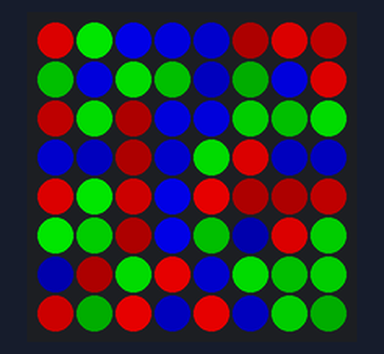
This program was run on a simulated Raspberry Pi (BCM pin numbers) with a Sense HAT. On the bench: the Sense HAT's 8×8 RGB LED matrix. Dim RGB values are drawn brighter than linear; random numbers come from a fixed seed.

Above: at 0.1 s.
At 4.6 s:
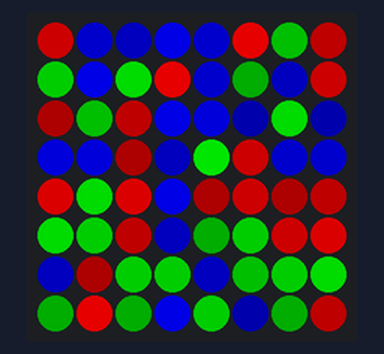
At 9.6 s:
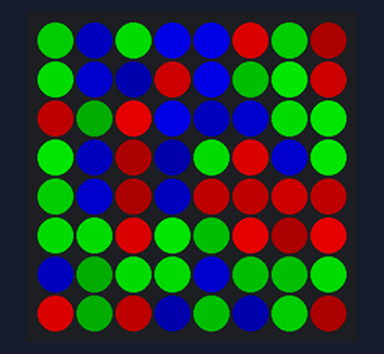
At 19.6 s:
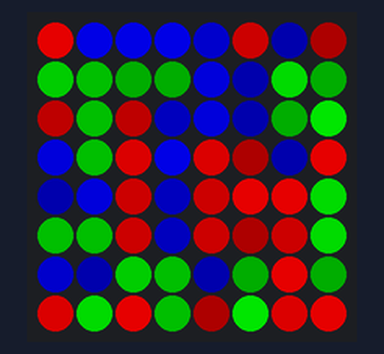
At 29.2 s:
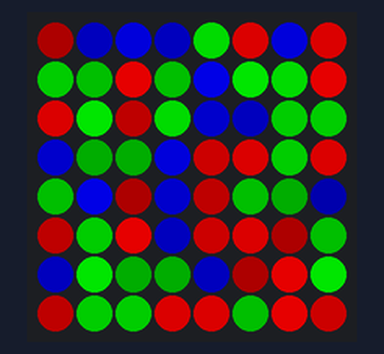
At 39.2 s:
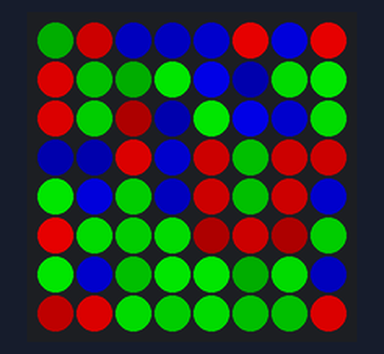

The program:

markov_pixelart2.py
```python
#!/usr/bin/env python3
# ========================================================================
# markov_pixelart2.py
#
# Description: Create a Markov Chain pixel art animation with gradients.
#
# Author: Jim Ing
# Date: 2024-09-09
# ========================================================================

import random
import time
from config import sense

# Define gradient states as RGB values (ranging from dark to light)
gradient_red = [(50, 0, 0), (100, 0, 0), (150, 0, 0), (200, 0, 0), (255, 0, 0)]
gradient_green = [(0, 50, 0), (0, 100, 0), (0, 150, 0), (0, 200, 0), (0, 255, 0)]
gradient_blue = [(0, 0, 50), (0, 0, 100), (0, 0, 150), (0, 0, 200), (0, 0, 255)]

# Combine all gradient states
states = gradient_red + gradient_green + gradient_blue

# Define transition probabilities for each state
def transition_probs(current_color):
    idx = states.index(current_color)
    # Increase probability of transitioning to neighboring colors for smoothness
    if idx == 0:
        return [(0.7, states[0]), (0.3, states[1])]  # Edge case for the darkest color
    elif idx == len(states) - 1:
        return [(0.7, states[-1]), (0.3, states[-2])]  # Edge case for the lightest color
    else:
        return [(0.5, states[idx]), (0.25, states[idx - 1]), (0.25, states[idx + 1])]

# Function to randomly choose next state based on probabilities
def next_state(current_color):
    probs = transition_probs(current_color)
    rand = random.random()
    cumulative_prob = 0
    for prob, state in probs:
        cumulative_prob += prob
        if rand < cumulative_prob:
            return state
    return current_color

# Initialize random starting colors
matrix = [random.choice(states) for _ in range(64)]

# Function to update the matrix colors based on the Markov chain with gradients
def update_matrix():
    global matrix
    for i in range(64):
        matrix[i] = next_state(matrix[i])
    sense.set_pixels(matrix)

try:
    # Main loop: Continuously update the display
    while True:
        update_matrix()
        time.sleep(0.5)

except KeyboardInterrupt:
    sense.clear()
```

config.py
```python
#!/usr/bin/env python3
# ========================================================================
# config.py
#
# Description: Global configuration.
#
# Author: Jim Ing
# Date: 2024-08-29
# ========================================================================

from sense_hat import SenseHat
#from sense_hat import SenseHat, ACTION_PRESSED, ACTION_HELD, ACTION_RELEASED

sense = SenseHat()

sense.rotation = 0
sense.low_light = True
```

Measured:
- what the display in image 1 shows lasts 0.5 s, from 4.5 s to 5.0 s
